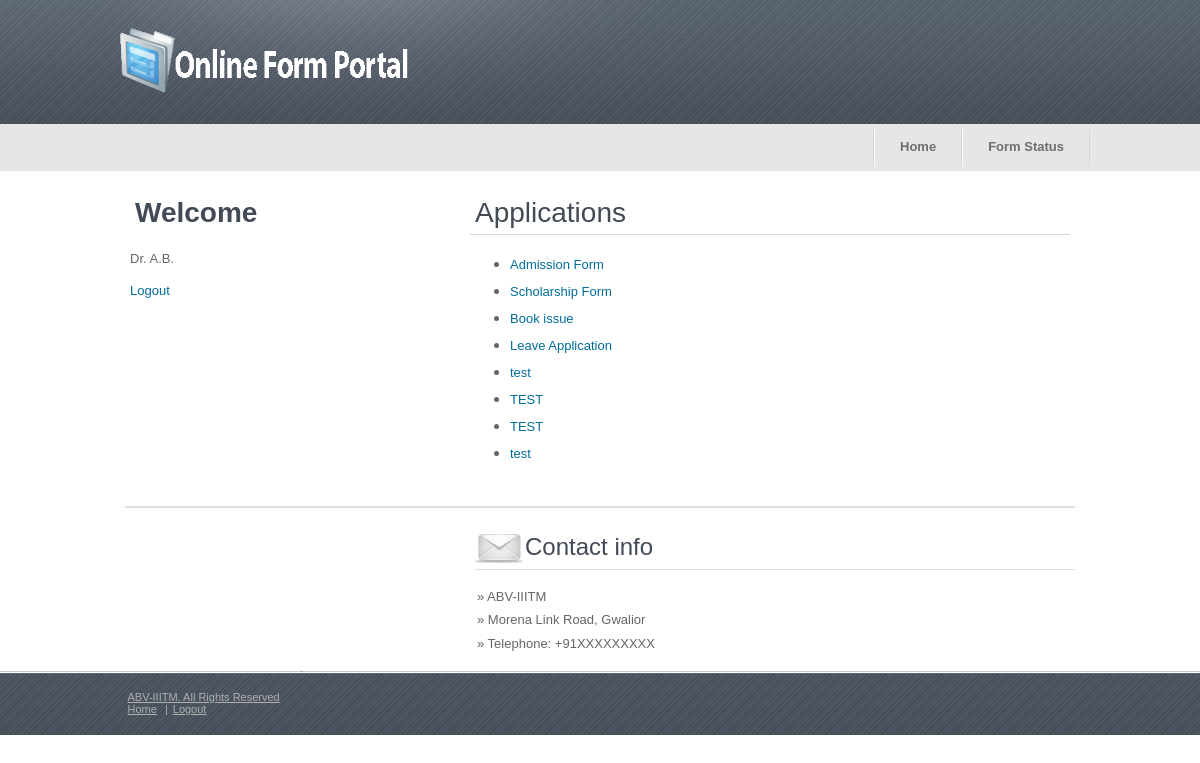
The page /index.php (signed in) on the database its author committed.
### tables this page shows
CREATE TABLE IF NOT EXISTS `fid_fname` (
  `fname` varchar(50) NOT NULL,
  `fid` varchar(20) NOT NULL,
  `aid` varchar(50) NOT NULL,
  PRIMARY KEY (`fid`)
);

### index.php (the view, shortened to what this page needs)
<?php include 'php_files/header.php';?>
<?php include 'php_files/header2.php';
if(isset($_SESSION["aid"]))
{
echo "<h4>Pending Forms</h4><form name='frm_getap' action='applicationview.php' method='POST'><input type='hidden' name='appid' /><ul>";
$aid = $_SESSION["aid"];
$res1 = mysql_query("select * from fid_fname where aid='$aid'")or die(mysql_error()) ;
while($ar1 = mysql_fetch_array($res1))
  {
  $fdata = "data".$ar1["fid"];
  $fid = $ar1["fid"];
  $res2 = mysql_query("select * from $fdata where result=0") or die(mysql_error());
  while($ar2 = mysql_fetch_array($res2)){
  $uid = $ar2["uid"];
  $appid= $ar2["appid"];
  $res3 = mysql_query("select * from fid_fname where fid='$fid'");
  $ar3 = mysql_fetch_array($res3);
  $res4 = mysql_query("select * from users where uid='$uid'");
  $ar4 = mysql_fetch_array($res4);
  echo "<li><a href='#' onClick=\"getapp('".$appid."')\">".$ar3["fname"]." by ".$ar4["name"]."</a></li>";
  }
  }
  echo "</ul></form>";
}
else if(isset($_SESSION["uid"]))
{
echo "<h4>Applications</h4><form name='frm_fillfrm' action='fshow.php' method='POST'><input type='hidden' name='fid' /><ul>";
$res = mysql_query("select * from fid_fname");
while($ar = mysql_fetch_array($res))
  {
  echo "<li><a href='#' onClick=\"fillfrm('".$ar["fid"]."')\">".$ar["fname"]."</li>";
  }
echo "</ul></form>";
}
else
{
echo "<h5> Welcome to Online Form Portal </h5>";
}
?>
<?php include 'php_files/footer.php';?>

### style.css (style rules this page uses)
body { margin:0; padding:0; width:100%; background:#ffffff; }
html { padding:0; margin:0; }
.body ul { font:normal 15px Arial, Helvetica, sans-serif; color:#666666; line-height:1.8em; }
.body a { font:normal 13px Arial, Helvetica, sans-serif; color:#006d9b; text-decoration:none; }
.right a { font:normal 13px Arial, Helvetica, sans-serif; color:#006d9b; text-decoration:none; margin:5px 0; }
.right h4 { font:normal 28px Arial, Helvetica, sans-serif; color:#424a55; border-bottom:1px solid #d7d7d7; padding:5px 5px; margin:0; }
.footer .resize div a { color:#afafaf; font:normal 11px Arial, Helvetica, sans-serif; padding:0 5px; }

### rows shown on the page
fid_fname: fname "Admission Form"
fid_fname: fname "Scholarship Form"
fid_fname: fname "Book issue"
fid_fname: fname "Leave Application"
fid_fname: fname "test"
fid_fname: fname "TEST"
fid_fname: fname "TEST"
fid_fname: fname "test"

### other values the page prints
$_SESSION["uname"] "Dr. A.B."
